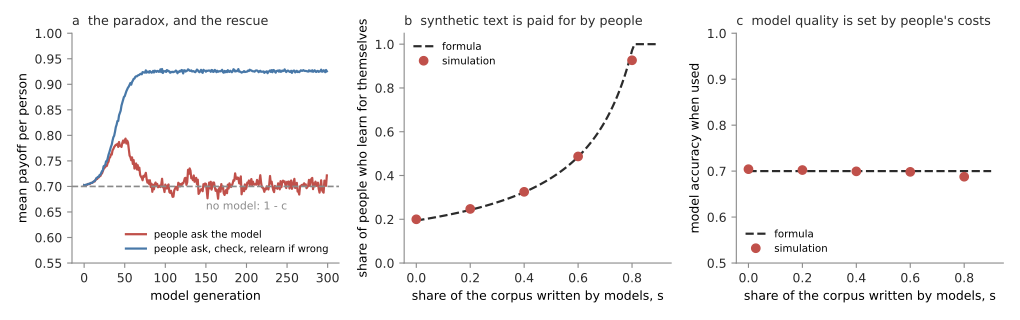

Recreate this plot in Python.
# Dr. Nam H. Le. drnamlabs.com, bunnyquant.com
# Copyright (c) 2026 Nam H. Le. Released under the MIT License (see LICENSE).
# Paper: Le, N. H. (2026). Who Pays for the Knowledge Models Copy?
#        Model Collapse as Rogers' Paradox. Please cite it if you use this code.
"""figeco -- Rogers' paradox for a human-AI knowledge ecosystem.

Model (one generation = one model release):
  * K facts; each changes to a new value with probability u per generation.
  * N people. A share h learn for themselves (cost c, always right); the rest
    ask the current model (cost 0; right if the model holds the fact and the
    fact has not changed since the model was trained). With 'critical' asking,
    a person checks the model's answer (cost cv) and learns for themselves
    (cost c) when it is wrong.
  * The model released at generation t+1 is trained on a corpus whose share s
    is synthetic (written by the previous model) and 1-s is written by people:
    learners write the truth, askers write whatever the model told them.
  * People's strategies evolve by payoff-proportional imitation with mutation.
Analytic equilibrium (plain asking, interior): model accuracy when used
= 1-c (accuracy when trained (1-c)/(1-u)); fresh fraction of the corpus f* = u(1-c)/(c(1-u)); share of
learners h* = f*/((1-s) kappa), kappa = 1 - exp(-N/K) the share of facts
someone writes about in a generation; mean payoff = 1-c (no better than a world without the
model). Panels: (a) mean payoff after the model is introduced, plain vs
critical asking; (b) equilibrium share of learners against the synthetic share
s: formula and simulation; (c) model quality against s. Computed.
"""

import json

import matplotlib
matplotlib.use("Agg")
import matplotlib.pyplot as plt
import numpy as np

from bookstyle import INK, ACCENT, MUTED, despine

RED = "#c0504a"
U, C, CV, MU = 0.05, 0.3, 0.05, 0.001
K, N = 4000, 4000


def run(s, critical, T=400, seed=0, h0=0.99):
    rng = np.random.default_rng(seed)
    world = np.zeros(K, np.int64)
    next_val = 1
    model = world.copy()
    h = h0
    pay_hist, h_hist, q_hist = [], [], []
    for t in range(T):
        flip = rng.random(K) < U
        n_flip = int(flip.sum())
        world[flip] = np.arange(next_val, next_val + n_flip)
        next_val += n_flip
        q = float((model == world).mean())
        learners = rng.random(N) < h
        facts = rng.integers(0, K, N)
        right = model[facts] == world[facts]
        pay = np.where(learners, 1.0 - C, right.astype(float))
        if critical:
            pay = np.where(learners, 1.0 - C, np.where(right, 1.0 - CV, 1.0 - CV - C))
        written = np.where(learners | (critical & ~right), world[facts], model[facts])
        # corpus for the next model: per fact, a draw from people's writing
        # (share 1-s) or from the model itself (share s)
        human_writes = np.full(K, -1, np.int64)
        human_writes[facts] = written
        from_model = (rng.random(K) < s) | (human_writes < 0)
        new_model = np.where(from_model, model, human_writes)
        # facts nobody wrote about this round fall back to the model's own text
        model = new_model
        pl = pay[learners].mean() if learners.any() else 1.0 - C
        pa = pay[~learners].mean() if (~learners).any() else pl
        hbar = learners.mean()
        mean_pay = hbar * pl + (1 - hbar) * pa
        h = h + 0.5 * h * (1 - h) * (pl - pa)
        h = (1 - MU) * h + MU * 0.5
        h = min(max(h, 0.0), 1.0)
        pay_hist.append(mean_pay)
        h_hist.append(h)
        q_hist.append(q)
    return np.array(pay_hist), np.array(h_hist), np.array(q_hist)


def analytic(s):
    q = 1 - C  # model accuracy at the time people use it
    f = U * (1 - C) / (C * (1 - U))
    kappa = 1 - np.exp(-N / K)
    h = f / ((1 - s) * kappa)
    return q, min(h, 1.0)


S = [0.0, 0.2, 0.4, 0.6, 0.8]
sims = {}
for s in S:
    p, h, q = run(s, False)
    sims[s] = dict(h=float(h[-100:].mean()), q=float(q[-100:].mean()), pay=float(p[-100:].mean()))
pp, hp, qp = run(0.0, False, T=300)
pc, hc, qc = run(0.0, True, T=300)

fig, (ax1, ax2, ax3) = plt.subplots(1, 3, figsize=(10.2, 3.2))
ax1.plot(pp, color=RED, lw=1.6, label="people ask the model")
ax1.plot(pc, color=ACCENT, lw=1.6, label="people ask, check, relearn if wrong")
ax1.axhline(1 - C, color=MUTED, ls="--", lw=1.2)
ax1.annotate("no model: 1 - c", (150, 1 - C - 0.045), fontsize=7.8, color=MUTED)
ax1.set_xlabel("model generation", fontsize=9)
ax1.set_ylabel("mean payoff per person", fontsize=9)
ax1.set_title("a  the paradox, and the rescue", fontsize=9.2, loc="left", color=INK)
ax1.legend(fontsize=7.2, frameon=False, loc="lower right")
ax1.set_ylim(0.55, 1.0)

ss = np.linspace(0, 0.9, 100)
ax2.plot(ss, [analytic(x)[1] for x in ss], color=INK, lw=1.6, ls="--", label="formula")
ax2.plot(S, [sims[x]["h"] for x in S], "o", color=RED, ms=6, label="simulation")
ax2.set_xlabel("share of the corpus written by models, s", fontsize=9)
ax2.set_ylabel("share of people who learn for themselves", fontsize=9)
ax2.set_title("b  synthetic text is paid for by people", fontsize=9.2, loc="left", color=INK)
ax2.legend(fontsize=7.4, frameon=False, loc="upper left")
ax2.set_ylim(0, 1.05)

ax3.plot(ss, [analytic(x)[0] for x in ss], color=INK, lw=1.6, ls="--", label="formula")
ax3.plot(S, [sims[x]["q"] for x in S], "o", color=RED, ms=6, label="simulation")
ax3.set_xlabel("share of the corpus written by models, s", fontsize=9)
ax3.set_ylabel("model accuracy when used", fontsize=9)
ax3.set_title("c  model quality is set by people's costs", fontsize=9.2, loc="left", color=INK)
ax3.set_ylim(0.5, 1.0)
ax3.legend(fontsize=7.4, frameon=False, loc="lower left")
for ax in (ax1, ax2, ax3):
    despine(ax)
fig.tight_layout()
fig.savefig("figeco.pdf")
out = dict(params=dict(u=U, c=C, cv=CV, mu=MU, K=K, N=N),
           analytic={str(s): analytic(s) for s in S}, sims={str(k): v for k, v in sims.items()},
           plain_mean_payoff_last100=float(pp[-100:].mean()), critical_mean_payoff_last100=float(pc[-100:].mean()))
json.dump(out, open("figeco_summary.json", "w"), indent=1)
print(json.dumps(out, indent=1))
